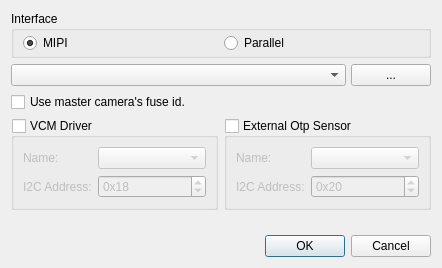
<?xml version="1.0" encoding="UTF-8"?>
<ui version="4.0">
 <class>SelectSensorDialog</class>
 <widget class="QDialog" name="SelectSensorDialog">
  <property name="geometry">
   <rect>
    <x>0</x>
    <y>0</y>
    <width>442</width>
    <height>268</height>
   </rect>
  </property>
  <property name="windowTitle">
   <string>Select Sensor</string>
  </property>
  <layout class="QGridLayout" name="gridLayout_4">
   <item row="0" column="0" colspan="2">
    <layout class="QHBoxLayout" name="horizontalLayout_3">
     <item>
      <widget class="QGroupBox" name="groupBoxInterface">
       <property name="title">
        <string>Interface</string>
       </property>
       <layout class="QGridLayout" name="gridLayout">
        <property name="topMargin">
         <number>2</number>
        </property>
        <property name="bottomMargin">
         <number>2</number>
        </property>
        <property name="verticalSpacing">
         <number>2</number>
        </property>
        <item row="0" column="1">
         <widget class="QRadioButton" name="m_rdoDVP">
          <property name="text">
           <string>Parallel</string>
          </property>
         </widget>
        </item>
        <item row="0" column="0">
         <widget class="QRadioButton" name="m_rdoMipi">
          <property name="text">
           <string>MIPI</string>
          </property>
          <property name="checked">
           <bool>true</bool>
          </property>
         </widget>
        </item>
       </layout>
      </widget>
     </item>
    </layout>
   </item>
   <item row="1" column="0" colspan="2">
    <layout class="QHBoxLayout" name="horizontalLayout">
     <property name="spacing">
      <number>5</number>
     </property>
     <item>
      <widget class="QComboBox" name="m_cbxSchemeName">
       <property name="sizePolicy">
        <sizepolicy hsizetype="Expanding" vsizetype="Fixed">
         <horstretch>0</horstretch>
         <verstretch>0</verstretch>
        </sizepolicy>
       </property>
      </widget>
     </item>
     <item>
      <widget class="QPushButton" name="m_btnAdvancedSearch">
       <property name="text">
        <string>...</string>
       </property>
      </widget>
     </item>
    </layout>
   </item>
   <item row="2" column="0">
    <widget class="QCheckBox" name="m_chkUseMasterCamFuseId">
     <property name="text">
      <string>Use master camera's fuse id.</string>
     </property>
    </widget>
   </item>
   <item row="3" column="0">
    <widget class="QGroupBox" name="m_grpVcmDriver">
     <property name="title">
      <string>VCM Driver</string>
     </property>
     <property name="checkable">
      <bool>true</bool>
     </property>
     <property name="checked">
      <bool>false</bool>
     </property>
     <layout class="QGridLayout" name="gridLayout_3">
      <item row="0" column="0">
       <widget class="QLabel" name="label_4">
        <property name="text">
         <string>Name:</string>
        </property>
       </widget>
      </item>
      <item row="0" column="1">
       <widget class="QComboBox" name="m_cbxVcmDriverName">
        <property name="sizePolicy">
         <sizepolicy hsizetype="Expanding" vsizetype="Fixed">
          <horstretch>0</horstretch>
          <verstretch>0</verstretch>
         </sizepolicy>
        </property>
       </widget>
      </item>
      <item row="1" column="0">
       <widget class="QLabel" name="label_3">
        <property name="text">
         <string>I2C Address:</string>
        </property>
       </widget>
      </item>
      <item row="1" column="1">
       <widget class="QSpinBox" name="m_spinVcmDriverI2cAddr">
        <property name="prefix">
         <string>0x</string>
        </property>
        <property name="maximum">
         <number>255</number>
        </property>
        <property name="value">
         <number>24</number>
        </property>
        <property name="displayIntegerBase">
         <number>16</number>
        </property>
       </widget>
      </item>
     </layout>
    </widget>
   </item>
   <item row="3" column="1">
    <widget class="QGroupBox" name="m_grpOtpSensor">
     <property name="title">
      <string>External Otp Sensor</string>
     </property>
     <property name="checkable">
      <bool>true</bool>
     </property>
     <property name="checked">
      <bool>false</bool>
     </property>
     <layout class="QGridLayout" name="gridLayout_2">
      <item row="0" column="0">
       <widget class="QLabel" name="label">
        <property name="text">
         <string>Name:</string>
        </property>
       </widget>
      </item>
      <item row="0" column="1">
       <widget class="QComboBox" name="m_cbxOtpSensorName">
        <property name="sizePolicy">
         <sizepolicy hsizetype="Expanding" vsizetype="Fixed">
          <horstretch>0</horstretch>
          <verstretch>0</verstretch>
         </sizepolicy>
        </property>
       </widget>
      </item>
      <item row="1" column="0">
       <widget class="QLabel" name="label_2">
        <property name="text">
         <string>I2C Address:</string>
        </property>
       </widget>
      </item>
      <item row="1" column="1">
       <widget class="QSpinBox" name="m_spinOtpSensorI2cAddr">
        <property name="prefix">
         <string>0x</string>
        </property>
        <property name="maximum">
         <number>255</number>
        </property>
        <property name="value">
         <number>32</number>
        </property>
        <property name="displayIntegerBase">
         <number>16</number>
        </property>
       </widget>
      </item>
     </layout>
    </widget>
   </item>
   <item row="4" column="0">
    <spacer name="verticalSpacer">
     <property name="orientation">
      <enum>Qt::Vertical</enum>
     </property>
     <property name="sizeHint" stdset="0">
      <size>
       <width>20</width>
       <height>40</height>
      </size>
     </property>
    </spacer>
   </item>
   <item row="5" column="0" colspan="2">
    <layout class="QHBoxLayout" name="horizontalLayout_2">
     <item>
      <widget class="QDialogButtonBox" name="m_buttonBox">
       <property name="orientation">
        <enum>Qt::Horizontal</enum>
       </property>
       <property name="standardButtons">
        <set>QDialogButtonBox::Cancel|QDialogButtonBox::Ok</set>
       </property>
      </widget>
     </item>
    </layout>
   </item>
  </layout>
 </widget>
 <resources/>
 <connections>
  <connection>
   <sender>m_buttonBox</sender>
   <signal>accepted()</signal>
   <receiver>SelectSensorDialog</receiver>
   <slot>accept()</slot>
   <hints>
    <hint type="sourcelabel">
     <x>248</x>
     <y>254</y>
    </hint>
    <hint type="destinationlabel">
     <x>157</x>
     <y>274</y>
    </hint>
   </hints>
  </connection>
  <connection>
   <sender>m_buttonBox</sender>
   <signal>rejected()</signal>
   <receiver>SelectSensorDialog</receiver>
   <slot>reject()</slot>
   <hints>
    <hint type="sourcelabel">
     <x>316</x>
     <y>260</y>
    </hint>
    <hint type="destinationlabel">
     <x>286</x>
     <y>274</y>
    </hint>
   </hints>
  </connection>
 </connections>
</ui>
